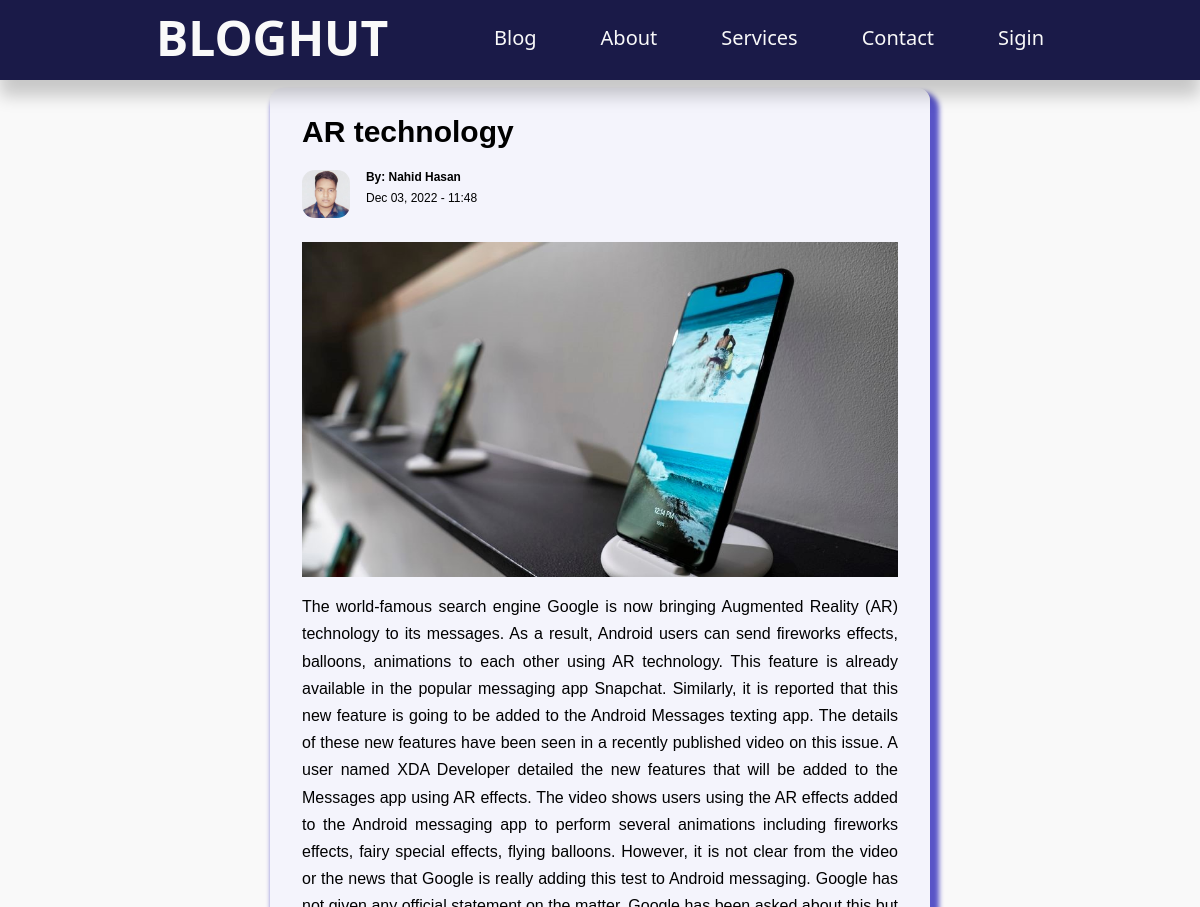
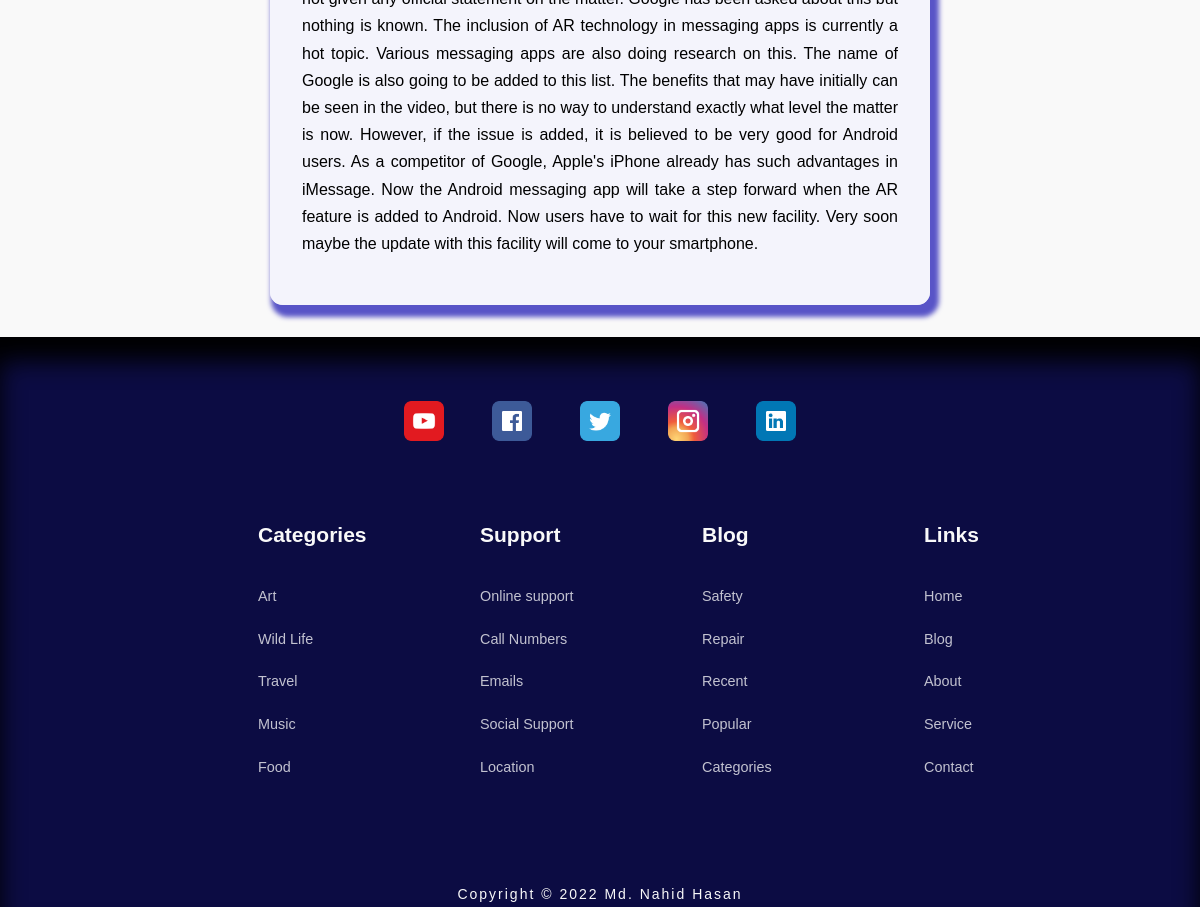
/post.php?id=10, run on the app's committed database (2 pictures, top to bottom).
### tables this page shows
CREATE TABLE `posts` (
  `id` int(11) UNSIGNED NOT NULL,
  `title` varchar(255) NOT NULL,
  `body` text NOT NULL,
  `thumbnail` varchar(255) NOT NULL,
  `date_time` timestamp NOT NULL DEFAULT current_timestamp(),
  `category_id` int(11) UNSIGNED DEFAULT NULL,
  `author_id` int(11) UNSIGNED DEFAULT NULL,
  `is_featured` tinyint(1) NOT NULL
);

CREATE TABLE `users` (
  `id` int(11) UNSIGNED NOT NULL,
  `firstname` varchar(50) NOT NULL,
  `lastname` varchar(50) NOT NULL,
  `username` varchar(50) NOT NULL,
  `email` varchar(100) NOT NULL,
  `password` varchar(255) NOT NULL,
  `avatar` varchar(255) NOT NULL,
  `is_admin` tinyint(1) NOT NULL
);

### post.php (the view)
<?php
    include'partials/header.php';
    if(isset($_GET['id']))
    {
        $id = $_GET['id'];
        $query = "select * from posts where id=$id";
        $result = mysqli_query($con,$query);
        $post = mysqli_fetch_assoc($result);
    }
    else
    {
        header('location:'.'blog.php');
        die();
    }
?>
    <section class="singlepost">
        <div class="container singlepost_container">
                <h2 class="post_title">
                    <?= $post['title']?>
                </h2>
                <div class="post_author">
                <?php
                        $author_id = $post['author_id'];
                        $author_query = "select * from users where id=$author_id";
                        $author_result = mysqli_query($con,$author_query);
                        $author = mysqli_fetch_assoc($author_result);
                    ?>
                    <div class="post_author-avatar">
                            <img src="./images/<?= $author['avatar']?>">
                    </div>
                    <div class="post_author-info">
                        <h5>By: <?= "{$author['firstname']} {$author['lastname']}" ?></h5>
                        <small>
                            <?= date("M d, Y - H:i", strtotime($post['date_time']))?>
                        </small>
                    </div>
                </div>
                <div class="singlepost_thumbnail">
                    <img src="images/<?= $post['thumbnail']?>">
                </div>
                <p>
                    <?= $post['body']?>
                </p>
            </div>
    </section>
<?php
    include'./partials/footer.php'
?>

### css/style.css (style rules this page uses)
:root { --color-primary: #6f6af8; --color-primary-light: hsl(242, 91%, 69%, 18%); --color-primary-variant: #5854c7; --color-red: #da0f3f; --color-red-light: hsl(346, 87%, 46%, 15%); --color-green: #00c476; --color-green-light: hsl(156, 100%, 38%, 15%); --color-gray-900: #0c0c43; --color-gray-nav: #1a1a48; --color-gray-700: #373591; --color-gray-300: rgba(115, 115, 134, 0.3); --color-gray-200: rgba(242, 242, 254, 0.7); --color-white:black; --color-bg: #F9F9F9; --transition: all 300ms ease; --container-width-lg: 74%; --container-width-md: 88%; --form-width: 55%; --form-width-2: 80%; --card-border-radius-1: 0.3rem; --card-border-radius-2: 0.5rem; --card-border-radius-3: 0.8rem; --card-border-radius-4: 2rem; --card-border-radius-5: 5rem; }
* { margin:0; padding: 0; outline: 0 ; border: 0 ; appearance: 0; list-style: none; text-decoration: none; box-sizing: border-box; }
body { font-family: 'Montserrat', sans-serif; line-height: 1.6; color:var(--color-white); overflow-x: hidden; background: var(--color-bg); font-size: 0.9rem; }
.container { width: var(--container-width-lg); max-width: 1800px; margin-inline: auto; }
section { margin-top: 3rem; width: 100vw; }
h1,h2,h3,h4,h5 { color: var(--color-white); line-height: 1.3; }
h2 { font-size: 1.7; margin: 1rem 0; }
img { display: block; width: 100%; object-fit: cover; }
.post_author { display: flex; gap: 1rem; margin-top: 1.2rem; }
.post_author-avatar { width: 3rem; height: 3rem; border-radius: var(--card-border-radius-3); overflow: hidden; }
body p { text-align: justify; }
.singlepost { margin: 5.5rem 0 2rem; }
.post_title { color: black; margin-top: 0.5rem; font-size: 30px; }
.singlepost_container { width: var(--form-width); color: solid black; background:var(--color-gray-200); padding: 1rem 2rem 3rem; border-radius: var(--card-border-radius-3); box-shadow: 5px 8px 5px 4px var(--color-primary-variant); }
.singlepost_thumbnail { margin: 1.5rem 0 1rem; }
.singlepost_container p { margin-top: 1rem; line-height: 1.7; font-size: 16px; }
.dashboard-container h5,h2 { color: #fff; }

### data on the page
posts: title "AR technology", date_time "Dec 03, 2022 - 11:48", thumbnail (picture), body "The world-famous search engine Google is now bringing Augmented Reality (AR) technology to its messages. As a result, Android users can send fireworks effects, balloons, animations to each other using AR technology. This feature is already available in the popular messaging app Snapchat. Similarly, it is reported that this new feature is going to be added to the Android Messages texting app. The details of these new features have been seen in a recently published video on this issue. A user named XDA Developer detailed the new features that will be added to the Messages app using AR effects. The video shows users using the AR effects added to the Android messaging app to perform several…"
users: avatar (picture), firstname "Nahid", lastname "Hasan"
